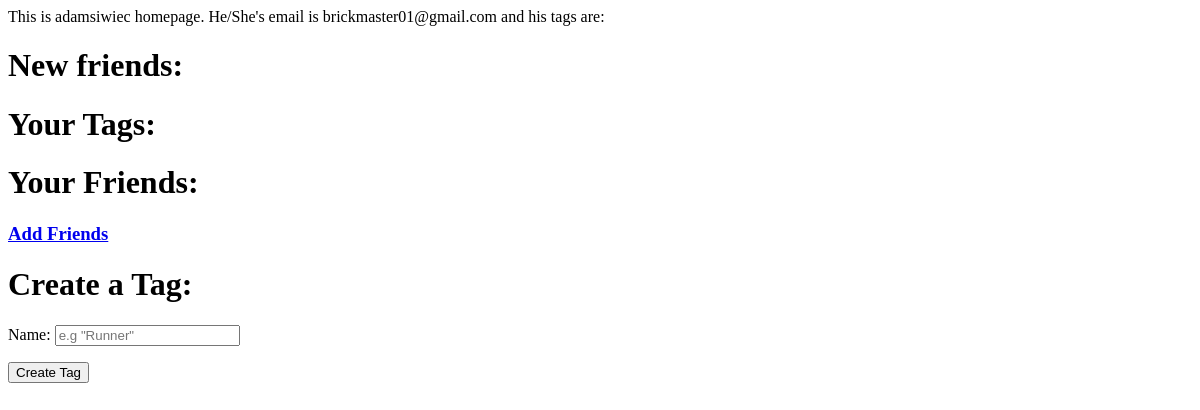
/accounts/profile/ (signed in), run on an earlier commit of the app's database.
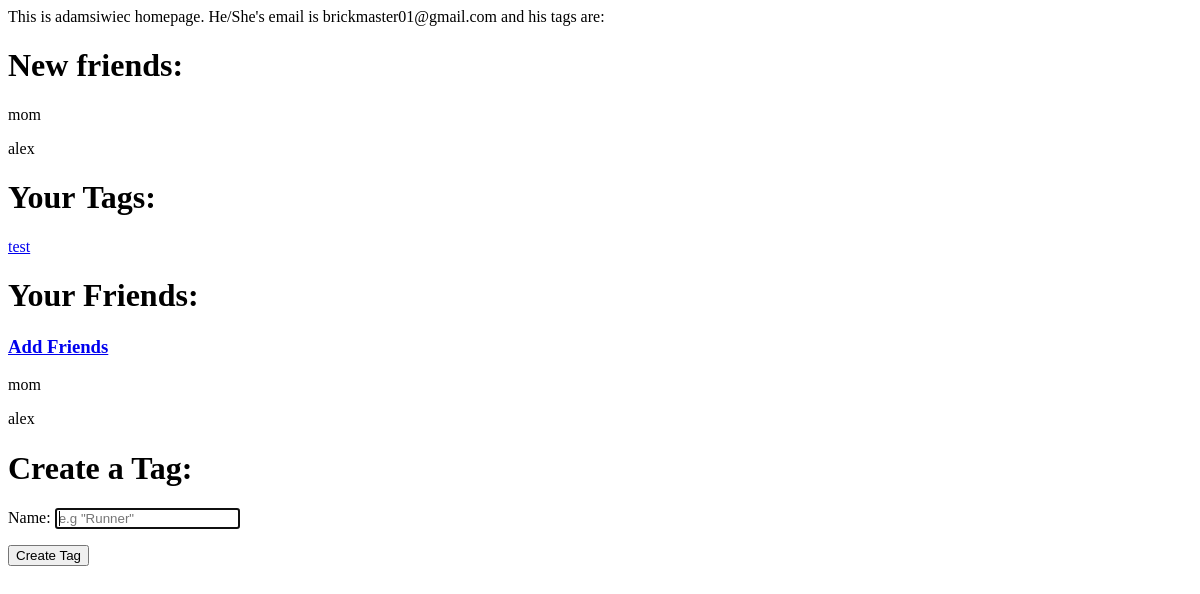
And on a later commit of the database.
### tags/models.py (models this page shows)
class Friendship(models.Model):
    created = models.DateTimeField(default = timezone.now)
    creator = models.ForeignKey(User, related_name = 'creator')
    friend = models.ForeignKey(User, related_name = 'friend')
    def __str__(self):
        return self.friend.username

class Tag(models.Model):
    streak = models.BigIntegerField(default = 0)
    name = models.CharField(max_length = 25, unique = True)
    owner = models.ForeignKey(User, on_delete = models.CASCADE)
    created = models.DateTimeField(default = timezone.now)
    def __str__(self):
        return self.name

### tags/views.py (the view)
# urls.py: url(r'^accounts/profile/', homeviews.user_homepage, name = "profile"),
def user_homepage(request):
        Tags = Tag.objects.filter(owner__username = request.user.username)
        Friends = Friendship.objects.filter(creator__username = request.user.username)
        friendslist = list(Friends.order_by())
        tagslist = list(Tags.order_by())
        taglink = []
        newfriends = Friendship.objects.filter(creator__username = request.user.username, created__gte = timezone.now() - datetime.timedelta(days = 2))
        newfriendslist = list(newfriends.order_by())
        if len(newfriendslist) > 10:
            newfriendslist = ["You have over 10 new friends"]
        for x in tagslist:
            taglink.append(x.id)
        alltogether = []
        for x in range(0,len(tagslist)):
            alltogether.append([])
            alltogether[x].append(tagslist[x])
            alltogether[x].append(taglink[x])
        lists = ", ".join(str(v) for v in tagslist)
        user = User.objects.get(username = request.user.username)
        response = "This is {} homepage. He/She's email is {} and his tags are: ".format(user.username,user.email,)
        if request.method == "POST":
            form = TagForm(request.POST)
            if form.is_valid():
                tag = form.save(commit=False)
                tag.owner = request.user
                tag.save()
                return redirect('profile')
        else:
            form = TagForm()
            return render(request, 'tags/profile.html', {'newfriendslist':newfriendslist, 'friendslist': friendslist, 'response': response, 'username': request.user.username, 'form':form, 'lists': lists, 'taglink': taglink, 'alltogether':alltogether})

### tags/forms.py
class TagForm(forms.ModelForm):
    name = forms.CharField(max_length = 25, widget=forms.TextInput(attrs={'placeholder': 'e.g "Runner"', 'autofocus':'autofocus'}))
    class Meta:
        model = Tag
        fields = ['name']

### tags/templates/tags/profile.html (shortened to what this page needs)
<!doctype html>
<html>
<head>
</head>
<body>
  {{ response }}
  <h1>New friends:</h1>
  {% for z in friendslist %}
  <p>{{ z }}</p>
  {% endfor %}
  <h1> Your Tags: </h1>
  {% for x in alltogether %}
  <p><a href = "{% url 'taghomepage' x.1 %}">{{ x.0 }}</a></p>
  {% endfor %}
  <h1>Your Friends:</h1>
  <h3><a href = "{% url 'addfriends' %}">Add Friends</a></h3>
  {% for y in friendslist %}
  <p> {{ y }} </p>
  {% endfor %}
  <h1> Create a Tag: </h1>
  <form method = "POST">{% csrf_token %}
    {{form.as_p}}
  <button type = "submit">Create Tag</button>
  </form>
</body>
</html>

What changed in the data, as far as the page shows it:
added Friendship: friend.username "mom"
added Friendship: friend.username "alex"
added Tag: name "test"
